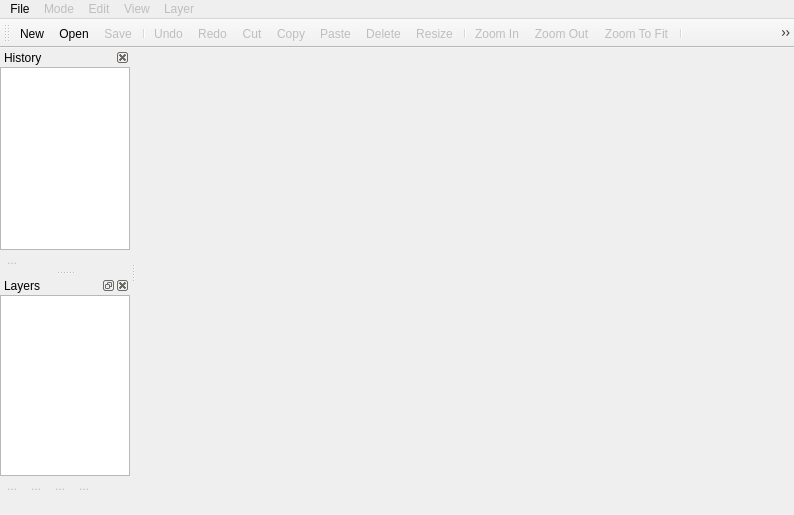
<?xml version="1.0" encoding="UTF-8"?>
<ui version="4.0">
 <class>MainWindowClass</class>
 <widget class="QMainWindow" name="MainWindowClass">
  <property name="enabled">
   <bool>true</bool>
  </property>
  <property name="geometry">
   <rect>
    <x>0</x>
    <y>0</y>
    <width>794</width>
    <height>515</height>
   </rect>
  </property>
  <property name="cursor">
   <cursorShape>ArrowCursor</cursorShape>
  </property>
  <property name="focusPolicy">
   <enum>Qt::NoFocus</enum>
  </property>
  <property name="windowTitle">
   <string>IziEditor</string>
  </property>
  <widget class="QWidget" name="centralWidget">
   <layout class="QHBoxLayout" name="horizontalLayout">
    <property name="spacing">
     <number>0</number>
    </property>
    <property name="leftMargin">
     <number>0</number>
    </property>
    <property name="topMargin">
     <number>0</number>
    </property>
    <property name="rightMargin">
     <number>0</number>
    </property>
    <property name="bottomMargin">
     <number>0</number>
    </property>
    <item>
     <widget class="interface::EditorCanvas" name="editorCanvas" native="true">
      <property name="enabled">
       <bool>true</bool>
      </property>
      <property name="sizePolicy">
       <sizepolicy hsizetype="Expanding" vsizetype="Expanding">
        <horstretch>100</horstretch>
        <verstretch>100</verstretch>
       </sizepolicy>
      </property>
      <property name="mouseTracking">
       <bool>false</bool>
      </property>
      <property name="styleSheet">
       <string notr="true"/>
      </property>
     </widget>
    </item>
   </layout>
  </widget>
  <widget class="QMenuBar" name="menuBar">
   <property name="geometry">
    <rect>
     <x>0</x>
     <y>0</y>
     <width>794</width>
     <height>21</height>
    </rect>
   </property>
   <widget class="QMenu" name="menuFile">
    <property name="title">
     <string>File</string>
    </property>
    <addaction name="actionNew"/>
    <addaction name="actionOpen"/>
    <addaction name="actionSave"/>
    <addaction name="actionExit"/>
   </widget>
   <widget class="QMenu" name="menuEdit">
    <property name="enabled">
     <bool>false</bool>
    </property>
    <property name="title">
     <string>Edit</string>
    </property>
    <addaction name="actionUndo"/>
    <addaction name="actionRedo"/>
    <addaction name="separator"/>
    <addaction name="actionCut"/>
    <addaction name="actionCopy"/>
    <addaction name="actionPaste"/>
    <addaction name="actionDelete"/>
    <addaction name="actionDeleteLast"/>
    <addaction name="actionDeselect"/>
    <addaction name="separator"/>
    <addaction name="actionResize"/>
    <addaction name="actionFill_Area"/>
   </widget>
   <widget class="QMenu" name="menuMode">
    <property name="enabled">
     <bool>false</bool>
    </property>
    <property name="title">
     <string>Mode</string>
    </property>
    <addaction name="actionTiles"/>
    <addaction name="actionControl_Points"/>
    <addaction name="actionStart_Points"/>
    <addaction name="actionPit"/>
    <addaction name="actionPattern"/>
   </widget>
   <widget class="QMenu" name="menuView">
    <property name="enabled">
     <bool>false</bool>
    </property>
    <property name="title">
     <string>View</string>
    </property>
    <widget class="QMenu" name="menuWindows">
     <property name="title">
      <string>Windows</string>
     </property>
     <addaction name="actionHistoryView"/>
     <addaction name="actionLayerView"/>
    </widget>
    <addaction name="actionZoom_In"/>
    <addaction name="actionZoom_Out"/>
    <addaction name="actionZoom_to_fit"/>
    <addaction name="separator"/>
    <addaction name="menuWindows"/>
   </widget>
   <widget class="QMenu" name="menuLayer">
    <property name="enabled">
     <bool>false</bool>
    </property>
    <property name="title">
     <string>Layer</string>
    </property>
    <addaction name="actionNew_Layer"/>
    <addaction name="actionDelete_Layer"/>
   </widget>
   <addaction name="menuFile"/>
   <addaction name="menuMode"/>
   <addaction name="menuEdit"/>
   <addaction name="menuView"/>
   <addaction name="menuLayer"/>
  </widget>
  <widget class="QToolBar" name="toolBar">
   <property name="enabled">
    <bool>true</bool>
   </property>
   <property name="windowTitle">
    <string>toolBar</string>
   </property>
   <property name="iconSize">
    <size>
     <width>20</width>
     <height>20</height>
    </size>
   </property>
   <attribute name="toolBarArea">
    <enum>TopToolBarArea</enum>
   </attribute>
   <attribute name="toolBarBreak">
    <bool>false</bool>
   </attribute>
   <addaction name="actionNew"/>
   <addaction name="actionOpen"/>
   <addaction name="actionSave"/>
   <addaction name="separator"/>
   <addaction name="actionUndo"/>
   <addaction name="actionRedo"/>
   <addaction name="actionCut"/>
   <addaction name="actionCopy"/>
   <addaction name="actionPaste"/>
   <addaction name="actionDelete"/>
   <addaction name="actionResize"/>
   <addaction name="separator"/>
   <addaction name="actionZoom_In"/>
   <addaction name="actionZoom_Out"/>
   <addaction name="actionZoom_to_fit"/>
   <addaction name="separator"/>
   <addaction name="actionPlacement"/>
   <addaction name="actionSingleSelectionTool"/>
   <addaction name="actionAreaSelectionTool"/>
   <addaction name="actionMoveTool"/>
   <addaction name="actionRotation_Tool"/>
   <addaction name="separator"/>
   <addaction name="actionFill_Area"/>
  </widget>
  <widget class="QStatusBar" name="statusBar">
   <property name="enabled">
    <bool>true</bool>
   </property>
   <property name="sizePolicy">
    <sizepolicy hsizetype="Ignored" vsizetype="Preferred">
     <horstretch>0</horstretch>
     <verstretch>0</verstretch>
    </sizepolicy>
   </property>
   <property name="sizeGripEnabled">
    <bool>false</bool>
   </property>
  </widget>
  <widget class="QDockWidget" name="historyWindow">
   <property name="sizePolicy">
    <sizepolicy hsizetype="Maximum" vsizetype="Preferred">
     <horstretch>0</horstretch>
     <verstretch>0</verstretch>
    </sizepolicy>
   </property>
   <property name="features">
    <set>QDockWidget::DockWidgetClosable|QDockWidget::DockWidgetMovable</set>
   </property>
   <property name="allowedAreas">
    <set>Qt::LeftDockWidgetArea|Qt::RightDockWidgetArea</set>
   </property>
   <property name="windowTitle">
    <string>History</string>
   </property>
   <attribute name="dockWidgetArea">
    <number>1</number>
   </attribute>
   <widget class="QWidget" name="dockWidgetContents_3">
    <layout class="QVBoxLayout" name="verticalLayout_3">
     <property name="spacing">
      <number>0</number>
     </property>
     <property name="leftMargin">
      <number>0</number>
     </property>
     <property name="topMargin">
      <number>0</number>
     </property>
     <property name="rightMargin">
      <number>0</number>
     </property>
     <property name="bottomMargin">
      <number>0</number>
     </property>
     <item>
      <widget class="interface::ActionHistoryList" name="actionHistoryList">
       <property name="sizePolicy">
        <sizepolicy hsizetype="Preferred" vsizetype="Expanding">
         <horstretch>0</horstretch>
         <verstretch>0</verstretch>
        </sizepolicy>
       </property>
       <property name="editTriggers">
        <set>QAbstractItemView::NoEditTriggers</set>
       </property>
       <property name="showDropIndicator" stdset="0">
        <bool>false</bool>
       </property>
       <property name="selectionBehavior">
        <enum>QAbstractItemView::SelectItems</enum>
       </property>
       <property name="textElideMode">
        <enum>Qt::ElideRight</enum>
       </property>
      </widget>
     </item>
     <item>
      <widget class="QWidget" name="widget_2" native="true">
       <property name="sizePolicy">
        <sizepolicy hsizetype="Maximum" vsizetype="Preferred">
         <horstretch>0</horstretch>
         <verstretch>0</verstretch>
        </sizepolicy>
       </property>
       <property name="minimumSize">
        <size>
         <width>0</width>
         <height>20</height>
        </size>
       </property>
       <layout class="QHBoxLayout" name="horizontalLayout_2">
        <property name="spacing">
         <number>0</number>
        </property>
        <property name="leftMargin">
         <number>0</number>
        </property>
        <property name="topMargin">
         <number>0</number>
        </property>
        <property name="rightMargin">
         <number>0</number>
        </property>
        <property name="bottomMargin">
         <number>0</number>
        </property>
        <item>
         <widget class="QToolButton" name="history_undoButton">
          <property name="enabled">
           <bool>false</bool>
          </property>
          <property name="text">
           <string>...</string>
          </property>
          <property name="icon">
           <iconset resource="main_window.qrc">
            <normaloff>:/MainWindow/resources/arrow-return-180-left.png</normaloff>:/MainWindow/resources/arrow-return-180-left.png</iconset>
          </property>
          <property name="autoRaise">
           <bool>true</bool>
          </property>
         </widget>
        </item>
        <item>
         <widget class="QToolButton" name="history_redoButton">
          <property name="enabled">
           <bool>false</bool>
          </property>
          <property name="autoFillBackground">
           <bool>false</bool>
          </property>
          <property name="icon">
           <iconset resource="main_window.qrc">
            <normaloff>:/MainWindow/resources/arrow-return.png</normaloff>:/MainWindow/resources/arrow-return.png</iconset>
          </property>
          <property name="autoRaise">
           <bool>true</bool>
          </property>
          <property name="arrowType">
           <enum>Qt::NoArrow</enum>
          </property>
         </widget>
        </item>
       </layout>
      </widget>
     </item>
    </layout>
   </widget>
  </widget>
  <widget class="QDockWidget" name="layerWindow">
   <property name="sizePolicy">
    <sizepolicy hsizetype="Maximum" vsizetype="Preferred">
     <horstretch>0</horstretch>
     <verstretch>0</verstretch>
    </sizepolicy>
   </property>
   <property name="minimumSize">
    <size>
     <width>130</width>
     <height>138</height>
    </size>
   </property>
   <property name="features">
    <set>QDockWidget::AllDockWidgetFeatures</set>
   </property>
   <property name="allowedAreas">
    <set>Qt::LeftDockWidgetArea|Qt::RightDockWidgetArea</set>
   </property>
   <property name="windowTitle">
    <string>Layers</string>
   </property>
   <attribute name="dockWidgetArea">
    <number>1</number>
   </attribute>
   <widget class="QWidget" name="dockWidgetContents_5">
    <property name="sizePolicy">
     <sizepolicy hsizetype="Preferred" vsizetype="Expanding">
      <horstretch>0</horstretch>
      <verstretch>0</verstretch>
     </sizepolicy>
    </property>
    <layout class="QVBoxLayout" name="verticalLayout_6">
     <property name="spacing">
      <number>0</number>
     </property>
     <property name="leftMargin">
      <number>0</number>
     </property>
     <property name="topMargin">
      <number>0</number>
     </property>
     <property name="rightMargin">
      <number>0</number>
     </property>
     <property name="bottomMargin">
      <number>0</number>
     </property>
     <item>
      <widget class="interface::LayerListView" name="layerList">
       <property name="sizePolicy">
        <sizepolicy hsizetype="Preferred" vsizetype="Expanding">
         <horstretch>0</horstretch>
         <verstretch>0</verstretch>
        </sizepolicy>
       </property>
       <property name="dragEnabled">
        <bool>true</bool>
       </property>
       <property name="dragDropOverwriteMode">
        <bool>false</bool>
       </property>
       <property name="dragDropMode">
        <enum>QAbstractItemView::InternalMove</enum>
       </property>
       <property name="defaultDropAction">
        <enum>Qt::CopyAction</enum>
       </property>
       <property name="alternatingRowColors">
        <bool>false</bool>
       </property>
       <property name="selectionBehavior">
        <enum>QAbstractItemView::SelectRows</enum>
       </property>
       <property name="movement">
        <enum>QListView::Free</enum>
       </property>
       <property name="flow">
        <enum>QListView::TopToBottom</enum>
       </property>
       <property name="resizeMode">
        <enum>QListView::Fixed</enum>
       </property>
       <property name="gridSize">
        <size>
         <width>100</width>
         <height>32</height>
        </size>
       </property>
       <property name="uniformItemSizes">
        <bool>false</bool>
       </property>
       <property name="selectionRectVisible">
        <bool>true</bool>
       </property>
      </widget>
     </item>
     <item>
      <widget class="QWidget" name="widget_8" native="true">
       <property name="enabled">
        <bool>true</bool>
       </property>
       <property name="sizePolicy">
        <sizepolicy hsizetype="Maximum" vsizetype="Preferred">
         <horstretch>0</horstretch>
         <verstretch>0</verstretch>
        </sizepolicy>
       </property>
       <property name="minimumSize">
        <size>
         <width>0</width>
         <height>20</height>
        </size>
       </property>
       <layout class="QHBoxLayout" name="horizontalLayout_8">
        <property name="spacing">
         <number>0</number>
        </property>
        <property name="leftMargin">
         <number>0</number>
        </property>
        <property name="topMargin">
         <number>0</number>
        </property>
        <property name="rightMargin">
         <number>0</number>
        </property>
        <property name="bottomMargin">
         <number>0</number>
        </property>
        <item>
         <widget class="QToolButton" name="newLayerButton">
          <property name="enabled">
           <bool>false</bool>
          </property>
          <property name="text">
           <string>...</string>
          </property>
          <property name="icon">
           <iconset resource="main_window.qrc">
            <normaloff>:/MainWindow/resources/new-document.png</normaloff>:/MainWindow/resources/new-document.png</iconset>
          </property>
          <property name="autoRaise">
           <bool>true</bool>
          </property>
         </widget>
        </item>
        <item>
         <widget class="QToolButton" name="deleteLayerButton">
          <property name="enabled">
           <bool>false</bool>
          </property>
          <property name="text">
           <string>...</string>
          </property>
          <property name="icon">
           <iconset resource="main_window.qrc">
            <normaloff>:/MainWindow/resources/cross-script.png</normaloff>:/MainWindow/resources/cross-script.png</iconset>
          </property>
          <property name="autoRaise">
           <bool>true</bool>
          </property>
         </widget>
        </item>
        <item>
         <widget class="QToolButton" name="layerPropertiesButton">
          <property name="enabled">
           <bool>false</bool>
          </property>
          <property name="text">
           <string>...</string>
          </property>
          <property name="icon">
           <iconset resource="main_window.qrc">
            <normaloff>:/MainWindow/resources/property-blue.png</normaloff>:/MainWindow/resources/property-blue.png</iconset>
          </property>
          <property name="autoRaise">
           <bool>true</bool>
          </property>
         </widget>
        </item>
        <item>
         <widget class="QToolButton" name="mergeLayersButton">
          <property name="enabled">
           <bool>false</bool>
          </property>
          <property name="text">
           <string>...</string>
          </property>
          <property name="icon">
           <iconset resource="main_window.qrc">
            <normaloff>:/MainWindow/resources/layers-group.png</normaloff>:/MainWindow/resources/layers-group.png</iconset>
          </property>
          <property name="autoRaise">
           <bool>true</bool>
          </property>
         </widget>
        </item>
       </layout>
      </widget>
     </item>
    </layout>
   </widget>
  </widget>
  <action name="actionNew">
   <property name="icon">
    <iconset resource="main_window.qrc">
     <normaloff>:/MainWindow/resources/new-document.png</normaloff>:/MainWindow/resources/new-document.png</iconset>
   </property>
   <property name="text">
    <string>New</string>
   </property>
   <property name="shortcut">
    <string>Ctrl+N</string>
   </property>
  </action>
  <action name="actionOpen">
   <property name="icon">
    <iconset resource="main_window.qrc">
     <normaloff>:/MainWindow/resources/folder-horizontal-open.png</normaloff>:/MainWindow/resources/folder-horizontal-open.png</iconset>
   </property>
   <property name="text">
    <string>Open</string>
   </property>
   <property name="shortcut">
    <string>Ctrl+O</string>
   </property>
  </action>
  <action name="actionTileTool">
   <property name="text">
    <string/>
   </property>
   <property name="iconText">
    <string/>
   </property>
   <property name="toolTip">
    <string>Tile Placement Tool</string>
   </property>
  </action>
  <action name="actionSave">
   <property name="enabled">
    <bool>false</bool>
   </property>
   <property name="icon">
    <iconset resource="main_window.qrc">
     <normaloff>:/MainWindow/resources/disk.png</normaloff>:/MainWindow/resources/disk.png</iconset>
   </property>
   <property name="text">
    <string>Save</string>
   </property>
   <property name="shortcut">
    <string>Ctrl+S</string>
   </property>
  </action>
  <action name="actionUndo">
   <property name="enabled">
    <bool>false</bool>
   </property>
   <property name="icon">
    <iconset resource="main_window.qrc">
     <normaloff>:/MainWindow/resources/arrow-return-180-left.png</normaloff>:/MainWindow/resources/arrow-return-180-left.png</iconset>
   </property>
   <property name="text">
    <string>Undo</string>
   </property>
   <property name="shortcut">
    <string>Ctrl+Z</string>
   </property>
  </action>
  <action name="actionRedo">
   <property name="enabled">
    <bool>false</bool>
   </property>
   <property name="icon">
    <iconset resource="main_window.qrc">
     <normaloff>:/MainWindow/resources/arrow-return.png</normaloff>:/MainWindow/resources/arrow-return.png</iconset>
   </property>
   <property name="text">
    <string>Redo</string>
   </property>
   <property name="shortcut">
    <string>Ctrl+Y</string>
   </property>
  </action>
  <action name="actionResize">
   <property name="enabled">
    <bool>false</bool>
   </property>
   <property name="icon">
    <iconset resource="main_window.qrc">
     <normaloff>:/MainWindow/resources/layer-resize.png</normaloff>:/MainWindow/resources/layer-resize.png</iconset>
   </property>
   <property name="text">
    <string>Resize</string>
   </property>
   <property name="shortcut">
    <string>Ctrl+R</string>
   </property>
  </action>
  <action name="actionCut">
   <property name="checkable">
    <bool>false</bool>
   </property>
   <property name="enabled">
    <bool>false</bool>
   </property>
   <property name="icon">
    <iconset resource="main_window.qrc">
     <normaloff>:/MainWindow/resources/scissors-blue.png</normaloff>:/MainWindow/resources/scissors-blue.png</iconset>
   </property>
   <property name="text">
    <string>Cut</string>
   </property>
   <property name="shortcut">
    <string>Ctrl+X</string>
   </property>
  </action>
  <action name="actionPaste">
   <property name="enabled">
    <bool>false</bool>
   </property>
   <property name="icon">
    <iconset resource="main_window.qrc">
     <normaloff>:/MainWindow/resources/clipboard-paste.png</normaloff>:/MainWindow/resources/clipboard-paste.png</iconset>
   </property>
   <property name="text">
    <string>Paste</string>
   </property>
   <property name="shortcut">
    <string>Ctrl+V</string>
   </property>
  </action>
  <action name="actionCopy">
   <property name="enabled">
    <bool>false</bool>
   </property>
   <property name="icon">
    <iconset resource="main_window.qrc">
     <normaloff>:/MainWindow/resources/document-copy.png</normaloff>:/MainWindow/resources/document-copy.png</iconset>
   </property>
   <property name="text">
    <string>Copy</string>
   </property>
   <property name="shortcut">
    <string>Ctrl+C</string>
   </property>
  </action>
  <action name="actionDelete">
   <property name="enabled">
    <bool>false</bool>
   </property>
   <property name="icon">
    <iconset resource="main_window.qrc">
     <normaloff>:/MainWindow/resources/cross-script.png</normaloff>:/MainWindow/resources/cross-script.png</iconset>
   </property>
   <property name="text">
    <string>Delete</string>
   </property>
   <property name="shortcut">
    <string>Del</string>
   </property>
  </action>
  <action name="actionTiles">
   <property name="checkable">
    <bool>true</bool>
   </property>
   <property name="checked">
    <bool>false</bool>
   </property>
   <property name="enabled">
    <bool>false</bool>
   </property>
   <property name="text">
    <string>Tiles</string>
   </property>
   <property name="shortcut">
    <string>F1</string>
   </property>
  </action>
  <action name="actionControl_Points">
   <property name="checkable">
    <bool>true</bool>
   </property>
   <property name="enabled">
    <bool>false</bool>
   </property>
   <property name="text">
    <string>Control Points</string>
   </property>
   <property name="shortcut">
    <string>F2</string>
   </property>
  </action>
  <action name="actionStart_Points">
   <property name="checkable">
    <bool>true</bool>
   </property>
   <property name="enabled">
    <bool>false</bool>
   </property>
   <property name="text">
    <string>Start Points</string>
   </property>
   <property name="shortcut">
    <string>F7</string>
   </property>
  </action>
  <action name="actionPattern">
   <property name="checkable">
    <bool>true</bool>
   </property>
   <property name="enabled">
    <bool>false</bool>
   </property>
   <property name="text">
    <string>Pattern</string>
   </property>
   <property name="shortcut">
    <string>F10</string>
   </property>
  </action>
  <action name="actionZoom_In">
   <property name="enabled">
    <bool>false</bool>
   </property>
   <property name="icon">
    <iconset resource="main_window.qrc">
     <normaloff>:/MainWindow/resources/magnifier-zoom-in.png</normaloff>:/MainWindow/resources/magnifier-zoom-in.png</iconset>
   </property>
   <property name="text">
    <string>Zoom In</string>
   </property>
   <property name="shortcut">
    <string>+</string>
   </property>
  </action>
  <action name="actionZoom_Out">
   <property name="enabled">
    <bool>false</bool>
   </property>
   <property name="icon">
    <iconset resource="main_window.qrc">
     <normaloff>:/MainWindow/resources/magnifier-zoom-out.png</normaloff>:/MainWindow/resources/magnifier-zoom-out.png</iconset>
   </property>
   <property name="text">
    <string>Zoom Out</string>
   </property>
   <property name="shortcut">
    <string>-</string>
   </property>
  </action>
  <action name="actionZoom_to_fit">
   <property name="enabled">
    <bool>false</bool>
   </property>
   <property name="icon">
    <iconset resource="main_window.qrc">
     <normaloff>:/MainWindow/resources/magnifier-zoom-fit.png</normaloff>:/MainWindow/resources/magnifier-zoom-fit.png</iconset>
   </property>
   <property name="text">
    <string>Zoom To Fit</string>
   </property>
   <property name="shortcut">
    <string>=</string>
   </property>
  </action>
  <action name="actionPlacement">
   <property name="checkable">
    <bool>true</bool>
   </property>
   <property name="checked">
    <bool>false</bool>
   </property>
   <property name="enabled">
    <bool>false</bool>
   </property>
   <property name="icon">
    <iconset resource="main_window.qrc">
     <normaloff>:/MainWindow/resources/track_tile.png</normaloff>:/MainWindow/resources/track_tile.png</iconset>
   </property>
   <property name="text">
    <string>Placement Tool</string>
   </property>
  </action>
  <action name="actionExit">
   <property name="text">
    <string>Exit</string>
   </property>
  </action>
  <action name="actionMoveTool">
   <property name="checkable">
    <bool>true</bool>
   </property>
   <property name="enabled">
    <bool>false</bool>
   </property>
   <property name="icon">
    <iconset resource="main_window.qrc">
     <normaloff>:/MainWindow/resources/arrow-move.png</normaloff>:/MainWindow/resources/arrow-move.png</iconset>
   </property>
   <property name="text">
    <string>moveTool</string>
   </property>
   <property name="toolTip">
    <string>Move Tool</string>
   </property>
   <property name="shortcut">
    <string>Ctrl+M</string>
   </property>
  </action>
  <action name="actionSingleSelectionTool">
   <property name="checkable">
    <bool>true</bool>
   </property>
   <property name="enabled">
    <bool>false</bool>
   </property>
   <property name="icon">
    <iconset resource="main_window.qrc">
     <normaloff>:/MainWindow/resources/wand.png</normaloff>:/MainWindow/resources/wand.png</iconset>
   </property>
   <property name="text">
    <string>singleSelectionTool</string>
   </property>
   <property name="toolTip">
    <string>Single Selection Tool</string>
   </property>
   <property name="statusTip">
    <string/>
   </property>
  </action>
  <action name="actionRotation_Tool">
   <property name="checkable">
    <bool>true</bool>
   </property>
   <property name="enabled">
    <bool>false</bool>
   </property>
   <property name="icon">
    <iconset resource="main_window.qrc">
     <normaloff>:/MainWindow/resources/arrow-circle-225.png</normaloff>:/MainWindow/resources/arrow-circle-225.png</iconset>
   </property>
   <property name="text">
    <string>Rotation Tool</string>
   </property>
  </action>
  <action name="actionNew_Layer">
   <property name="enabled">
    <bool>false</bool>
   </property>
   <property name="icon">
    <iconset resource="main_window.qrc">
     <normaloff>:/MainWindow/resources/new-document.png</normaloff>:/MainWindow/resources/new-document.png</iconset>
   </property>
   <property name="text">
    <string>New Layer</string>
   </property>
   <property name="shortcut">
    <string>Ctrl+Shift+N</string>
   </property>
  </action>
  <action name="actionDelete_Layer">
   <property name="enabled">
    <bool>false</bool>
   </property>
   <property name="icon">
    <iconset resource="main_window.qrc">
     <normaloff>:/MainWindow/resources/cross-script.png</normaloff>:/MainWindow/resources/cross-script.png</iconset>
   </property>
   <property name="text">
    <string>Delete Layer</string>
   </property>
  </action>
  <action name="actionDeleteLast">
   <property name="enabled">
    <bool>false</bool>
   </property>
   <property name="text">
    <string>Delete Last</string>
   </property>
   <property name="shortcut">
    <string>Backspace</string>
   </property>
  </action>
  <action name="actionDeselect">
   <property name="enabled">
    <bool>false</bool>
   </property>
   <property name="text">
    <string>Deselect</string>
   </property>
   <property name="shortcut">
    <string>Ctrl+D</string>
   </property>
  </action>
  <action name="actionAreaSelectionTool">
   <property name="checkable">
    <bool>true</bool>
   </property>
   <property name="enabled">
    <bool>false</bool>
   </property>
   <property name="icon">
    <iconset resource="main_window.qrc">
     <normaloff>:/MainWindow/resources/selection-select.png</normaloff>:/MainWindow/resources/selection-select.png</iconset>
   </property>
   <property name="text">
    <string>areaSelectionTool</string>
   </property>
  </action>
  <action name="actionLayer_Properties">
   <property name="enabled">
    <bool>false</bool>
   </property>
   <property name="icon">
    <iconset resource="main_window.qrc">
     <normaloff>:/MainWindow/resources/property-blue.png</normaloff>:/MainWindow/resources/property-blue.png</iconset>
   </property>
   <property name="text">
    <string>Layer Properties</string>
   </property>
  </action>
  <action name="actionFill_Area">
   <property name="enabled">
    <bool>false</bool>
   </property>
   <property name="icon">
    <iconset resource="main_window.qrc">
     <normaloff>:/MainWindow/resources/table-paint-can.png</normaloff>:/MainWindow/resources/table-paint-can.png</iconset>
   </property>
   <property name="text">
    <string>Fill Area</string>
   </property>
   <property name="shortcut">
    <string>Ctrl+F</string>
   </property>
  </action>
  <action name="actionHistoryView">
   <property name="checkable">
    <bool>true</bool>
   </property>
   <property name="checked">
    <bool>true</bool>
   </property>
   <property name="enabled">
    <bool>true</bool>
   </property>
   <property name="text">
    <string>History</string>
   </property>
  </action>
  <action name="actionLayerView">
   <property name="checkable">
    <bool>true</bool>
   </property>
   <property name="checked">
    <bool>true</bool>
   </property>
   <property name="enabled">
    <bool>true</bool>
   </property>
   <property name="text">
    <string>Layers</string>
   </property>
  </action>
  <action name="actionMergeLayerWithPrevious">
   <property name="enabled">
    <bool>false</bool>
   </property>
   <property name="icon">
    <iconset resource="main_window.qrc">
     <normaloff>:/MainWindow/resources/layers-group.png</normaloff>:/MainWindow/resources/layers-group.png</iconset>
   </property>
   <property name="text">
    <string>Merge With Previous</string>
   </property>
  </action>
  <action name="actionPit">
   <property name="checkable">
    <bool>true</bool>
   </property>
   <property name="enabled">
    <bool>false</bool>
   </property>
   <property name="text">
    <string>Pit</string>
   </property>
   <property name="shortcut">
    <string>F5</string>
   </property>
  </action>
 </widget>
 <layoutdefault spacing="6" margin="11"/>
 <customwidgets>
  <customwidget>
   <class>interface::EditorCanvas</class>
   <extends>QWidget</extends>
   <header>interface/editor_canvas.hpp</header>
   <container>1</container>
  </customwidget>
  <customwidget>
   <class>interface::LayerListView</class>
   <extends>QListWidget</extends>
   <header>interface/layer_list_widget.hpp</header>
  </customwidget>
  <customwidget>
   <class>interface::ActionHistoryList</class>
   <extends>QListWidget</extends>
   <header>interface/action_history_list.hpp</header>
  </customwidget>
 </customwidgets>
 <resources>
  <include location="main_window.qrc"/>
 </resources>
 <connections/>
</ui>
